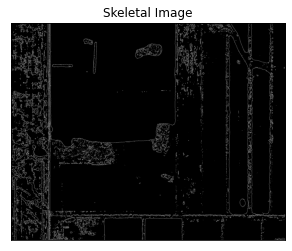
#> input picture test-images/skel-1.png, 292 x 251 px
$ python polylines-test.py
#> lines starting #> are read from the running program, lines starting #| are printed output that depends on the picture; after the words box and inside, x2 and y2 are one past the last pixel; in counts of white or black regions, pixels touching at a corner belong together
# -*- coding: utf-8 -*-
"""
Created on Sat Feb  5 14:23:04 2022

@author: user1

Sources:
    https://www.geeksforgeeks.org/python-opencv-cv2-polylines-method/?ref=lbp
    https://stackoverflow.com/questions/60051941/find-the-coordinates-in-an-image-where-a-specified-colour-is-detected
"""


# Python program to explain
# cv2.polylines() method

import cv2
import numpy as np
import matplotlib.pyplot as plt


# Reading an image in default
# mode
image = cv2.imread("test-images/skel-1.png")
#> image is the input picture: shape (251, 292, 3); min 0, max 255, mean 52.6

# Window name in which image is
# displayed
window_name = 'Image'

white = [255,255,255]
# Get X and Y coordinates of all blue pixels
X,Y = np.where(np.all(image==white,axis=2))
#> X = 12868 values from 0 to 250; Y = 12868 values, max 291 at index 291, min 0 at index 0, mean 133.8
print(X,Y, " Total:",len(X), len(Y))
#> (printed output is left out)
zipped = np.column_stack((X,Y))
#> zipped = 12868 pairs, first value 0 to 250, second value 0 to 291
print(zipped)
#> (printed output is left out)

# Polygon corner points coordinates
pts = np.array([[25, 20], [25, 100],
                [200, 100], [200, 20]],
               np.int32)

pts = pts.reshape((-1, 1, 2))

isClosed = True

# Blue color in BGR
color = (255, 0, 0)

# Line thickness of 2 px
thickness = 1

# Using cv2.polylines() method
# Draw a Blue polygon with
# thickness of 1 px
image = cv2.polylines(image, [pts],
                      isClosed, color, thickness)
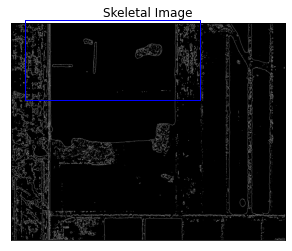
#> image: shape (251, 292, 3); 0.7% of pixels changed, all inside (x1, y1, x2, y2) = (25, 20, 201, 101)


""" # DOES NOT WORK
pts = np.array(zipped)
pts = pts.reshape((-1, 1, 2))

isClosed = True

# Blue color in BGR
color = (255, 0, 0)

# Line thickness of 2 px
thickness = 1

# Using cv2.polylines() method
# Draw a Blue polygon with
# thickness of 1 px
image = cv2.polylines(image, [pts],
                      isClosed, color, thickness)"""


# Displaying the image
plt.figure()
plt.plot(), plt.imshow(image)
plt.title('Polygon image')
plt.xticks([]), plt.yticks([])
plt.show()
